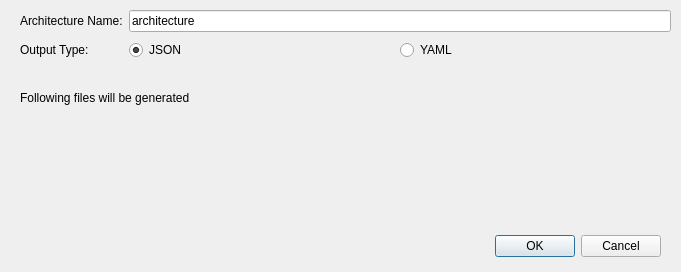
<?xml version="1.0" encoding="UTF-8"?>
<ui version="4.0">
 <class>CompileConfigurationDialog</class>
 <widget class="QDialog" name="CompileConfigurationDialog">
  <property name="geometry">
   <rect>
    <x>0</x>
    <y>0</y>
    <width>681</width>
    <height>272</height>
   </rect>
  </property>
  <property name="windowTitle">
   <string>Dialog</string>
  </property>
  <widget class="QDialogButtonBox" name="buttonBox">
   <property name="geometry">
    <rect>
     <x>320</x>
     <y>230</y>
     <width>341</width>
     <height>32</height>
    </rect>
   </property>
   <property name="orientation">
    <enum>Qt::Horizontal</enum>
   </property>
   <property name="standardButtons">
    <set>QDialogButtonBox::Cancel|QDialogButtonBox::Ok</set>
   </property>
  </widget>
  <widget class="QWidget" name="formLayoutWidget">
   <property name="geometry">
    <rect>
     <x>20</x>
     <y>10</y>
     <width>651</width>
     <height>71</height>
    </rect>
   </property>
   <layout class="QFormLayout" name="formLayout">
    <property name="verticalSpacing">
     <number>8</number>
    </property>
    <item row="0" column="0">
     <widget class="QLabel" name="label_3">
      <property name="text">
       <string>Architecture Name:</string>
      </property>
     </widget>
    </item>
    <item row="0" column="1">
     <widget class="QLineEdit" name="architectureNameEdit">
      <property name="text">
       <string>architecture</string>
      </property>
     </widget>
    </item>
    <item row="1" column="0">
     <widget class="QLabel" name="label">
      <property name="text">
       <string>Output Type:</string>
      </property>
     </widget>
    </item>
    <item row="1" column="1">
     <layout class="QHBoxLayout" name="horizontalLayout_2">
      <item>
       <widget class="QRadioButton" name="jsonButton">
        <property name="text">
         <string>JSON</string>
        </property>
        <property name="checked">
         <bool>true</bool>
        </property>
       </widget>
      </item>
      <item>
       <widget class="QRadioButton" name="yamlButton">
        <property name="enabled">
         <bool>true</bool>
        </property>
        <property name="text">
         <string>YAML</string>
        </property>
       </widget>
      </item>
     </layout>
    </item>
   </layout>
  </widget>
  <widget class="QLabel" name="label_2">
   <property name="geometry">
    <rect>
     <x>20</x>
     <y>90</y>
     <width>201</width>
     <height>16</height>
    </rect>
   </property>
   <property name="text">
    <string>Following files will be generated</string>
   </property>
  </widget>
  <widget class="QWidget" name="verticalLayoutWidget">
   <property name="geometry">
    <rect>
     <x>50</x>
     <y>110</y>
     <width>621</width>
     <height>81</height>
    </rect>
   </property>
   <layout class="QVBoxLayout" name="verticalLayout">
    <item>
     <widget class="QLabel" name="pyFile">
      <property name="text">
       <string/>
      </property>
     </widget>
    </item>
    <item>
     <widget class="QLabel" name="genFile">
      <property name="text">
       <string/>
      </property>
     </widget>
    </item>
   </layout>
  </widget>
 </widget>
 <resources/>
 <connections>
  <connection>
   <sender>buttonBox</sender>
   <signal>accepted()</signal>
   <receiver>CompileConfigurationDialog</receiver>
   <slot>accept()</slot>
   <hints>
    <hint type="sourcelabel">
     <x>248</x>
     <y>254</y>
    </hint>
    <hint type="destinationlabel">
     <x>157</x>
     <y>274</y>
    </hint>
   </hints>
  </connection>
  <connection>
   <sender>buttonBox</sender>
   <signal>rejected()</signal>
   <receiver>CompileConfigurationDialog</receiver>
   <slot>reject()</slot>
   <hints>
    <hint type="sourcelabel">
     <x>316</x>
     <y>260</y>
    </hint>
    <hint type="destinationlabel">
     <x>286</x>
     <y>274</y>
    </hint>
   </hints>
  </connection>
 </connections>
</ui>
